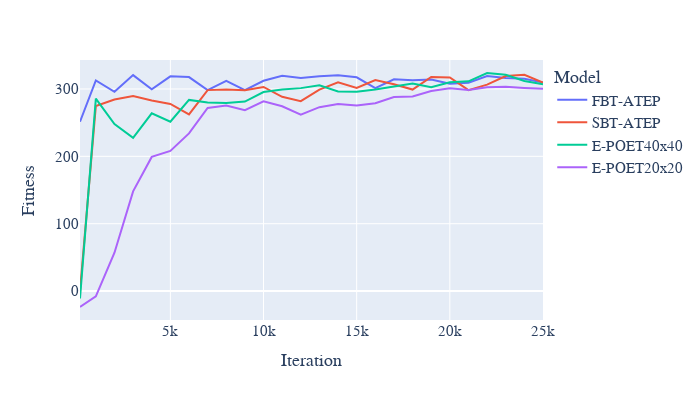

The notebook cell saved with this chart:
### Code cell
fig = px.line(df_fn_final,x='Iteration',y='Fitness',color='Model',width=700, height=400)
fig.update_layout(
    font_family="Arial",
    title_font_family="Arial",
    font=dict(
        
        size=15,
        
    )
)

fig.show()

### Figure 1 — Plotly figure (JSON) as saved in the notebook; plotly's stock layout.template omitted (floating-point values rounded to 4 significant figures)
{"data": [{"hovertemplate": "Model=FBT-ATEP<br>Iteration=%{x}<br>Fitness=%{y}<extra></extra>", "legendgroup": "FBT-ATEP", "line": {"color": "#636efa", "dash": "solid"}, "marker": {"symbol": "circle"}, "mode": "lines", "name": "FBT-ATEP", "orientation": "v", "showlegend": true, "type": "scatter", "x": [150, 1000, 2000, 3000, 4000, 5000, 6000, 7000, 8000, 9000, 10000, 11000, 12000, 13000, 14000, 15000, 16000, 17000, 18000, 19000, 20000, 21000, 22000, 23000, 24000, 25000], "xaxis": "x", "y": [251.4, 312.6, 295.8, 320.6, 299.5, 318.7, 317.6, 298.3, 312.1, 298.3, 312.1, 319.7, 316.2, 318.9, 320.3, 317.3, 301.2, 314.3, 313.1, 314.1, 307.9, 309.3, 319.3, 316.2, 315.0, 309.7], "yaxis": "y"}, {"hovertemplate": "Model=SBT-ATEP<br>Iteration=%{x}<br>Fitness=%{y}<extra></extra>", "legendgroup": "SBT-ATEP", "line": {"color": "#EF553B", "dash": "solid"}, "marker": {"symbol": "circle"}, "mode": "lines", "name": "SBT-ATEP", "orientation": "v", "showlegend": true, "type": "scatter", "x": [150, 1000, 2000, 3000, 4000, 5000, 6000, 7000, 8000, 9000, 10000, 11000, 12000, 13000, 14000, 15000, 16000, 17000, 18000, 19000, 20000, 21000, 22000, 23000, 24000, 25000], "xaxis": "x", "y": [0, 274.7, 284.3, 289.4, 283.0, 277.7, 262.2, 298.3, 299.2, 298.0, 303.0, 288.4, 281.9, 299.0, 309.9, 301.5, 313.2, 307.0, 299.1, 317.9, 317.1, 298.3, 306.5, 319.2, 321.0, 309.3], "yaxis": "y"}, {"hovertemplate": "Model=E-POET40x40<br>Iteration=%{x}<br>Fitness=%{y}<extra></extra>", "legendgroup": "E-POET40x40", "line": {"color": "#00cc96", "dash": "solid"}, "marker": {"symbol": "circle"}, "mode": "lines", "name": "E-POET40x40", "orientation": "v", "showlegend": true, "type": "scatter", "x": [150, 1000, 2000, 3000, 4000, 5000, 6000, 7000, 8000, 9000, 10000, 11000, 12000, 13000, 14000, 15000, 16000, 17000, 18000, 19000, 20000, 21000, 22000, 23000, 24000, 25000], "xaxis": "x", "y": [-11.03, 285.6, 247.8, 227.6, 263.9, 251.3, 283.8, 280.0, 279.3, 281.4, 295.4, 299.3, 301.2, 305.3, 296.4, 295.8, 299.1, 303.1, 308.0, 302.6, 309.8, 311.3, 323.7, 321.0, 312.0, 307.0], "yaxis": "y"}, {"hovertemplate": "Model=E-POET20x20<br>Iteration=%{x}<br>Fitness=%{y}<extra></extra>", "legendgroup": "E-POET20x20", "line": {"color": "#ab63fa", "dash": "solid"}, "marker": {"symbol": "circle"}, "mode": "lines", "name": "E-POET20x20", "orientation": "v", "showlegend": true, "type": "scatter", "x": [150, 1000, 2000, 3000, 4000, 5000, 6000, 7000, 8000, 9000, 10000, 11000, 12000, 13000, 14000, 15000, 16000, 17000, 18000, 19000, 20000, 21000, 22000, 23000, 24000, 25000], "xaxis": "x", "y": [-23.68, -7.989, 56.91, 148.0, 199.1, 207.9, 234.1, 271.7, 275.3, 268.4, 281.6, 274.3, 262.0, 273.0, 277.6, 275.4, 278.8, 287.9, 288.9, 297.0, 301.2, 298.3, 302.5, 303.2, 301.6, 300.3], "yaxis": "y"}], "layout": {"font": {"family": "Arial", "size": 15}, "height": 400, "legend": {"title": {"text": "Model"}, "tracegroupgap": 0}, "margin": {"t": 60}, "title": {"font": {"family": "Arial"}}, "width": 700, "xaxis": {"anchor": "y", "domain": [0, 1], "title": {"text": "Iteration"}}, "yaxis": {"anchor": "x", "domain": [0, 1], "title": {"text": "Fitness"}}}}
